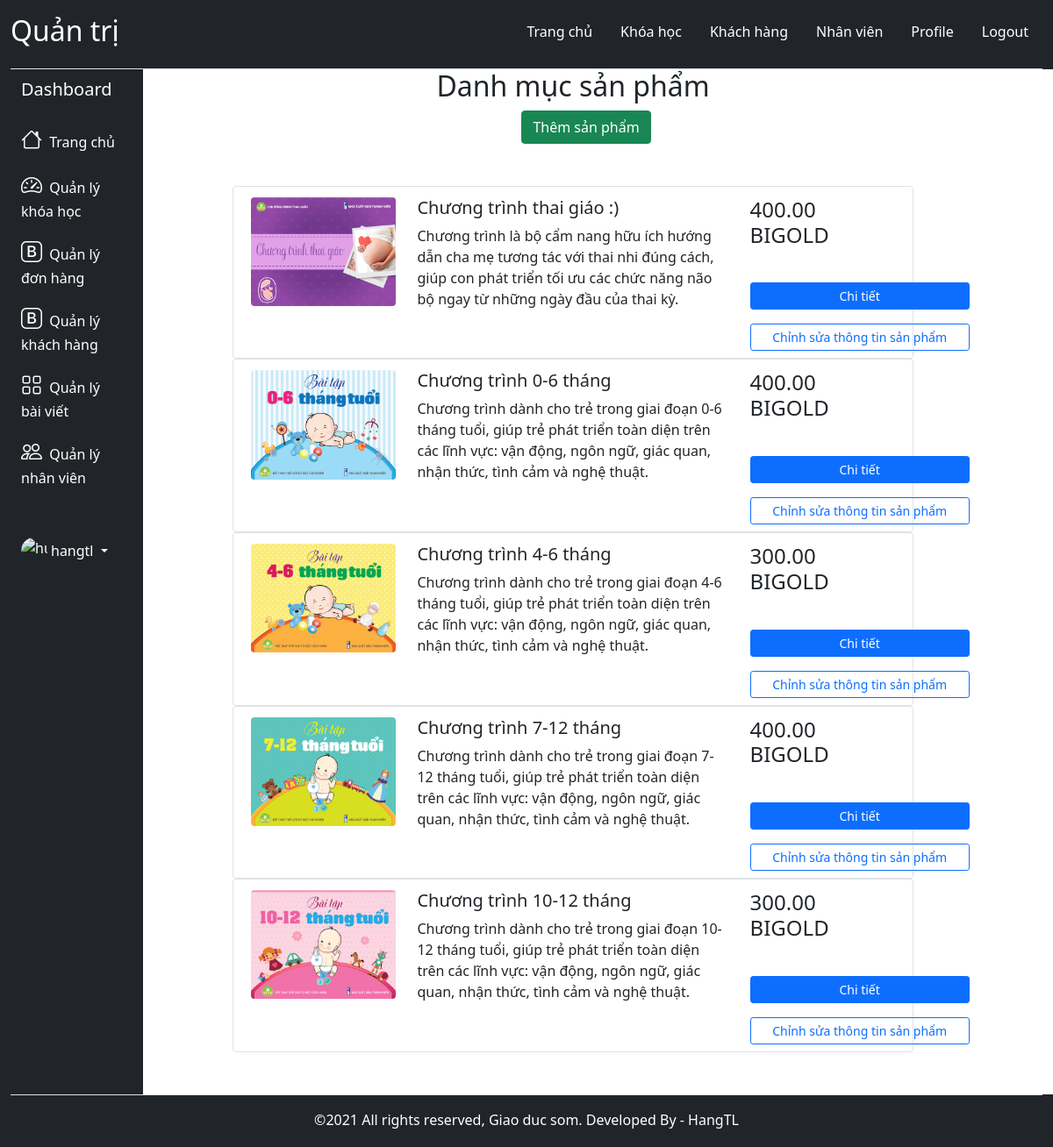
The page /admin/courseManagement.php (signed in) on the database its author committed.
### tables this page shows
CREATE TABLE `tbl_course` (
  `id_course` int(10) UNSIGNED NOT NULL,
  `course_name` varchar(250) NOT NULL,
  `description` text NOT NULL,
  `price` float NOT NULL,
  `image` varchar(255) NOT NULL
);

### admin/courseManagement.php (the view, shortened to what this page needs)
<?php
    include('connection.php');
    include("templates/header.php");
?>
    <div id="main-main" class="">
            <h2 class="d-flex justify-content-center">Danh mục sản phẩm</h2>
            <div style="">
                <ul class="nav d-flex justify-content-center">
                    <li>
                        <a href="addCourse.php" class="btn btn-success" style = "margin-left: 30px;">Thêm sản phẩm</a>
                    </li>
                </ul>
                <div class="container mt-5 mb-5">
                    <div class="d-flex justify-content-center row">
                        <div class="col-md-10">
                            <?php
                                $sql = "SELECT * FROM tbl_course";
                                $result = mysqli_query($conn,$sql);
                                if(mysqli_num_rows($result)>0){
                                    while($row = mysqli_fetch_assoc($result)){
                            ?>
                                <div class="row p-2 bg-white border rounded">
                                <div class="col-md-3 mt-1"><img class="img-fluid img-responsive rounded product-image" src="../images/<?php echo $row['image']?>"></div>
                                <div class="col-md-6 mt-1">
                                    <h5><?php echo $row['course_name']?></h5>
                                    <p class="text-justify para mb-0"><?php echo $row['description']?><br><br></p>
                                </div>
                                <div class="align-items-center align-content-center col-md-3 border-left mt-1">
                                    <div class="d-flex flex-row align-items-center">
                                        <h4 class="mr-1"><?php echo $row['price']?>.00 BIGOLD</h4>
                                    </div>
                                    <div class="d-flex flex-column mt-4">
                                        <a class="mt-2" href="editCourse.php?id=<?php echo $row['id_course'] ?>"><button class="btn btn-primary btn-sm" style='width: 250px;' type="button">Chi tiết</button></a>
                                        <a class="mt-2" href="editCourse.php?id=<?php echo $row['id_course'] ?>"><button class="btn btn-outline-primary btn-sm mt-2" style='width: 250px;' type="button">Chỉnh sửa thông tin sản phẩm</button></a>
                                    </div>
                                </div>
                            </div>
                            <?php
                                }
                            }
                            ?>
                        </div>
                    </div>
                </div>
                </main>
            </div>
<?php
    include("templates/footer.php");
?>

### admin/css/style.css (style rules this page uses)
#main-main { margin: 0; }

### rows shown on the page
tbl_course: image (picture), course_name "Chương trình thai giáo :)", description "Chương trình là bộ cẩm nang hữu ích hướng dẫn cha mẹ tương tác với thai nhi đúng cách, giúp con phát triển tối ưu các chức năng não bộ ngay từ những ngày đầu của thai kỳ.", price "400"
tbl_course: image (picture), course_name "Chương trình 0-6 tháng", description "Chương trình dành cho trẻ trong giai đoạn 0-6 tháng tuổi, giúp trẻ phát triển toàn diện trên các lĩnh vực: vận động, ngôn ngữ, giác quan, nhận thức, tình cảm và nghệ thuật.", price "400"
tbl_course: image (picture), course_name "Chương trình 4-6 tháng", description "Chương trình dành cho trẻ trong giai đoạn 4-6 tháng tuổi, giúp trẻ phát triển toàn diện trên các lĩnh vực: vận động, ngôn ngữ, giác quan, nhận thức, tình cảm và nghệ thuật.", price "300"
tbl_course: image (picture), course_name "Chương trình 7-12 tháng", description "Chương trình dành cho trẻ trong giai đoạn 7-12 tháng tuổi, giúp trẻ phát triển toàn diện trên các lĩnh vực: vận động, ngôn ngữ, giác quan, nhận thức, tình cảm và nghệ thuật.", price "400"
tbl_course: image (picture), course_name "Chương trình 10-12 tháng", description "Chương trình dành cho trẻ trong giai đoạn 10-12 tháng tuổi, giúp trẻ phát triển toàn diện trên các lĩnh vực: vận động, ngôn ngữ, giác quan, nhận thức, tình cảm và nghệ thuật.", price "300"

### other values the page prints
$_SESSION['name'] "hangtl"
